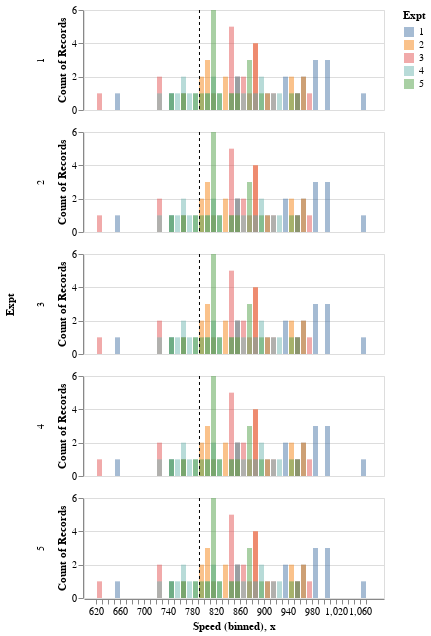

Notebook code cell kept with this figure:
### Code cell
glue('final_plot_facet', final_plot_facet, display=True)

### Figure 1 — Vega-Lite specification as saved in the notebook (floating-point values rounded to 4 significant figures)
{"config": {"view": {"continuousWidth": 400, "continuousHeight": 300}}, "data": {"name": "data-9505d6e8ffc0fbd66f1f70f18ab69d65"}, "facet": {"row": {"field": "Expt", "type": "nominal"}}, "spec": {"layer": [{"data": {"name": "data-9505d6e8ffc0fbd66f1f70f18ab69d65"}, "mark": {"type": "bar", "opacity": 0.5}, "encoding": {"color": {"field": "Expt", "type": "nominal"}, "x": {"bin": {"maxbins": 50}, "field": "Speed", "type": "quantitative"}, "y": {"aggregate": "count", "stack": false, "type": "quantitative"}}, "height": 100, "width": 300}, {"data": {"name": "data-623ad424afb61a0fae69b38cf4c35612"}, "mark": {"type": "rule", "size": 1, "strokeDash": [3, 3]}, "encoding": {"x": {"field": "x", "type": "quantitative"}}}]}, "$schema": "https://vega.github.io/schema/vega-lite/v4.17.0.json", "datasets": {"data-9505d6e8ffc0fbd66f1f70f18ab69d65": [{"Expt": 1, "Run": 1, "Speed": 850}, {"Expt": 1, "Run": 2, "Speed": 740}, {"Expt": 1, "Run": 3, "Speed": 900}, {"Expt": 1, "Run": 4, "Speed": 1070}, {"Expt": 1, "Run": 5, "Speed": 930}, {"Expt": 1, "Run": 6, "Speed": 850}, {"Expt": 1, "Run": 7, "Speed": 950}, {"Expt": 1, "Run": 8, "Speed": 980}, {"Expt": 1, "Run": 9, "Speed": 980}, {"Expt": 1, "Run": 10, "Speed": 880}, {"Expt": 1, "Run": 11, "Speed": 1000}, {"Expt": 1, "Run": 12, "Speed": 980}, {"Expt": 1, "Run": 13, "Speed": 930}, {"Expt": 1, "Run": 14, "Speed": 650}, {"Expt": 1, "Run": 15, "Speed": 760}, {"Expt": 1, "Run": 16, "Speed": 810}, {"Expt": 1, "Run": 17, "Speed": 1000}, {"Expt": 1, "Run": 18, "Speed": 1000}, {"Expt": 1, "Run": 19, "Speed": 960}, {"Expt": 1, "Run": 20, "Speed": 960}, {"Expt": 2, "Run": 1, "Speed": 960}, {"Expt": 2, "Run": 2, "Speed": 940}, {"Expt": 2, "Run": 3, "Speed": 960}, {"Expt": 2, "Run": 4, "Speed": 940}, {"Expt": 2, "Run": 5, "Speed": 880}, {"Expt": 2, "Run": 6, "Speed": 800}, {"Expt": 2, "Run": 7, "Speed": 850}, {"Expt": 2, "Run": 8, "Speed": 880}, {"Expt": 2, "Run": 9, "Speed": 900}, {"Expt": 2, "Run": 10, "Speed": 840}, {"Expt": 2, "Run": 11, "Speed": 830}, {"Expt": 2, "Run": 12, "Speed": 790}, {"Expt": 2, "Run": 13, "Speed": 810}, {"Expt": 2, "Run": 14, "Speed": 880}, {"Expt": 2, "Run": 15, "Speed": 880}, {"Expt": 2, "Run": 16, "Speed": 830}, {"Expt": 2, "Run": 17, "Speed": 800}, {"Expt": 2, "Run": 18, "Speed": 790}, {"Expt": 2, "Run": 19, "Speed": 760}, {"Expt": 2, "Run": 20, "Speed": 800}, {"Expt": 3, "Run": 1, "Speed": 880}, {"Expt": 3, "Run": 2, "Speed": 880}, {"Expt": 3, "Run": 3, "Speed": 880}, {"Expt": 3, "Run": 4, "Speed": 860}, {"Expt": 3, "Run": 5, "Speed": 720}, {"Expt": 3, "Run": 6, "Speed": 720}, {"Expt": 3, "Run": 7, "Speed": 620}, {"Expt": 3, "Run": 8, "Speed": 860}, {"Expt": 3, "Run": 9, "Speed": 970}, {"Expt": 3, "Run": 10, "Speed": 950}, {"Expt": 3, "Run": 11, "Speed": 880}, {"Expt": 3, "Run": 12, "Speed": 910}, {"Expt": 3, "Run": 13, "Speed": 850}, {"Expt": 3, "Run": 14, "Speed": 870}, {"Expt": 3, "Run": 15, "Speed": 840}, {"Expt": 3, "Run": 16, "Speed": 840}, {"Expt": 3, "Run": 17, "Speed": 850}, {"Expt": 3, "Run": 18, "Speed": 840}, {"Expt": 3, "Run": 19, "Speed": 840}, {"Expt": 3, "Run": 20, "Speed": 840}, {"Expt": 4, "Run": 1, "Speed": 890}, {"Expt": 4, "Run": 2, "Speed": 810}, {"Expt": 4, "Run": 3, "Speed": 810}, {"Expt": 4, "Run": 4, "Speed": 820}, {"Expt": 4, "Run": 5, "Speed": 800}, {"Expt": 4, "Run": 6, "Speed": 770}, {"Expt": 4, "Run": 7, "Speed": 760}, {"Expt": 4, "Run": 8, "Speed": 740}, {"Expt": 4, "Run": 9, "Speed": 750}, {"Expt": 4, "Run": 10, "Speed": 760}, {"Expt": 4, "Run": 11, "Speed": 910}, {"Expt": 4, "Run": 12, "Speed": 920}, {"Expt": 4, "Run": 13, "Speed": 890}, {"Expt": 4, "Run": 14, "Speed": 860}, {"Expt": 4, "Run": 15, "Speed": 880}, {"Expt": 4, "Run": 16, "Speed": 720}, {"Expt": 4, "Run": 17, "Speed": 840}, {"Expt": 4, "Run": 18, "Speed": 850}, {"Expt": 4, "Run": 19, "Speed": 850}, {"Expt": 4, "Run": 20, "Speed": 780}, {"Expt": 5, "Run": 1, "Speed": 890}, {"Expt": 5, "Run": 2, "Speed": 840}, {"Expt": 5, "Run": 3, "Speed": 780}, {"Expt": 5, "Run": 4, "Speed": 810}, {"Expt": 5, "Run": 5, "Speed": 760}, {"Expt": 5, "Run": 6, "Speed": 810}, {"Expt": 5, "Run": 7, "Speed": 790}, {"Expt": 5, "Run": 8, "Speed": 810}, {"Expt": 5, "Run": 9, "Speed": 820}, {"Expt": 5, "Run": 10, "Speed": 850}, {"Expt": 5, "Run": 11, "Speed": 870}, {"Expt": 5, "Run": 12, "Speed": 870}, {"Expt": 5, "Run": 13, "Speed": 810}, {"Expt": 5, "Run": 14, "Speed": 740}, {"Expt": 5, "Run": 15, "Speed": 810}, {"Expt": 5, "Run": 16, "Speed": 940}, {"Expt": 5, "Run": 17, "Speed": 950}, {"Expt": 5, "Run": 18, "Speed": 800}, {"Expt": 5, "Run": 19, "Speed": 810}, {"Expt": 5, "Run": 20, "Speed": 870}], "data-623ad424afb61a0fae69b38cf4c35612": [{"x": 792.5}]}}
